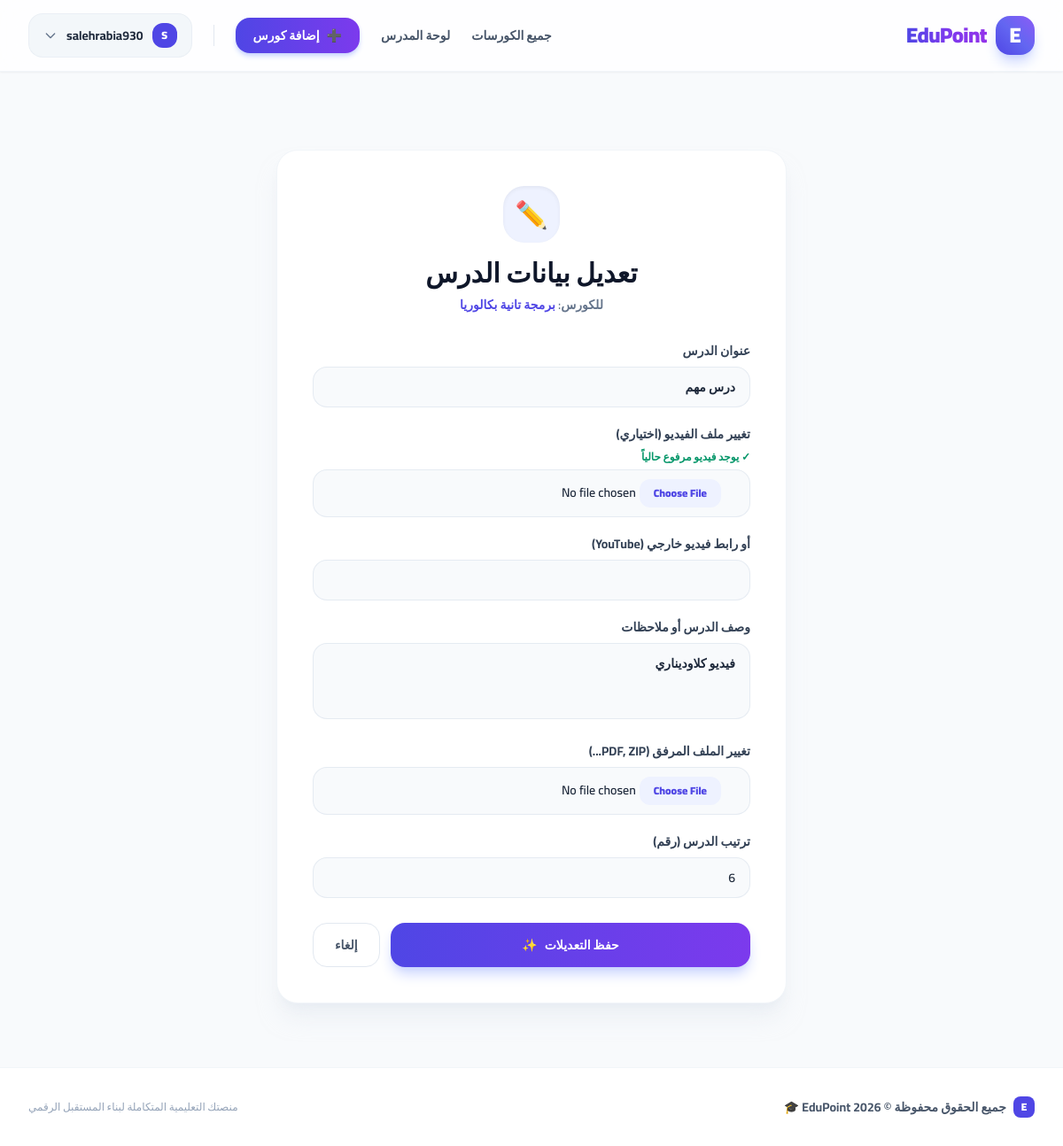
Page /lesson/5/edit/ (signed in) on the committed database.
### courses/models.py (models this page shows, shortened)
class Course(models.Model):
  title = models.CharField(max_length=200)
  description = models.TextField()
  instructor = models.ForeignKey(
      User, on_delete=models.CASCADE, related_name='courses'
  )
  price = models.DecimalField(max_digits=8, decimal_places=2, default=0.00)
  is_free = models.BooleanField(default=True)
  created_at = models.DateTimeField(auto_now_add=True)

class Lesson(models.Model):
  course = models.ForeignKey(
      Course, on_delete=models.CASCADE, related_name='lessons'
  )
  title = models.CharField(max_length=200)
  description = models.TextField(
      blank=True, null=True, help_text='وصف بسيط أو ملاحظات حول الدرس'
  )
  video_file = CloudinaryField(
      'video',
      resource_type='video',
      blank=True,
      null=True,
      help_text='رفع ملف الفيديو إلى السحاب (Cloudinary)',
  )
  video_url = models.URLField(
      blank=True,
      null=True,
      help_text='رابط يوتيوب اختياري في حال عدم رفع ملف',
  )
  attachment = models.FileField(
      upload_to='lesson_attachments/', blank=True, null=True
  )
  order = models.PositiveIntegerField(default=1)
  class Meta:
    ordering = ['order']

### courses/views.py (the view, shortened to what this page needs)
# urls.py: path('lesson/<int:lesson_pk>/edit/', views.edit_lesson, name='edit_lesson'), # <-- مسار تعديل الدرس الجديد
@login_required
def edit_lesson(request, lesson_pk):
  lesson = get_object_or_404(Lesson, pk=lesson_pk)
  course = lesson.course
  if course.instructor != request.user:
    messages.error(request, 'غير مسموح لك بتعديل هذا الدرس.')
    return redirect('course_detail', pk=course.pk)
  return render(request, 'courses/edit_lesson.html', {'lesson': lesson, 'course': course})

### templates/courses/edit_lesson.html (shortened to what this page needs)
{% extends 'base.html' %}
{% block content %}
<div class="max-w-xl mx-auto bg-white p-6 sm:p-10 rounded-3xl shadow-xl shadow-slate-200/50 border border-slate-100 my-4 sm:my-8 transition-all">
    <div class="text-center mb-8">
        <div class="w-16 h-16 rounded-3xl bg-indigo-50 text-indigo-600 flex items-center justify-center mx-auto text-3xl mb-4 shadow-inner">
            ✏️
        </div>
        <h1 class="text-2xl sm:text-3xl font-black text-slate-900 mb-2">تعديل بيانات الدرس</h1>
        <p class="text-slate-500 text-xs sm:text-sm font-semibold">للكورس: <span class="font-bold text-indigo-600">{{ course.title }}</span></p>
    </div>
    <form method="POST" enctype="multipart/form-data" class="space-y-5">
        <div>
            <label class="block text-xs sm:text-sm font-bold text-slate-700 mb-2">عنوان الدرس</label>
            <input type="text" name="title" value="{{ lesson.title }}" required class="w-full bg-slate-50 border border-slate-200/80 rounded-2xl px-4 py-3 text-slate-800 text-sm font-semibold focus:ring-4 focus:ring-indigo-100 focus:border-indigo-500 focus:bg-white outline-none transition duration-200">
        </div>
        <div>
            <label class="block text-xs sm:text-sm font-bold text-slate-700 mb-2">تغيير ملف الفيديو (اختياري)</label>
            {% if lesson.video_file %}
                <p class="text-xs text-emerald-600 font-bold mb-1.5">✓ يوجد فيديو مرفوع حالياً</p>
            {% endif %}
            <input type="file" name="video_file" accept="video/*" class="w-full bg-slate-50 border border-slate-200/80 rounded-2xl px-4 py-2.5 text-slate-800 text-xs sm:text-sm font-semibold file:mr-4 file:py-2 file:px-4 file:rounded-xl file:border-0 file:text-xs file:font-black file:bg-indigo-50 file:text-indigo-600 hover:file:bg-indigo-100 transition">
        </div>
        <div>
            <label class="block text-xs sm:text-sm font-bold text-slate-700 mb-2">أو رابط فيديو خارجي (YouTube)</label>
            <input type="url" name="video_url" value="{{ lesson.video_url|default:'' }}" class="w-full bg-slate-50 border border-slate-200/80 rounded-2xl px-4 py-3 text-slate-800 text-sm font-semibold focus:ring-4 focus:ring-indigo-100 focus:border-indigo-500 focus:bg-white outline-none transition duration-200">
        </div>
        <div>
            <label class="block text-xs sm:text-sm font-bold text-slate-700 mb-2">وصف الدرس أو ملاحظات</label>
            <textarea name="description" rows="3" class="w-full bg-slate-50 border border-slate-200/80 rounded-2xl px-4 py-3 text-slate-800 text-sm font-semibold focus:ring-4 focus:ring-indigo-100 focus:border-indigo-500 focus:bg-white outline-none transition duration-200 resize-none">{{ lesson.description|default:'' }}</textarea>
        </div>
        <div>
            <label class="block text-xs sm:text-sm font-bold text-slate-700 mb-2">تغيير الملف المرفق (PDF, ZIP...)</label>
            <input type="file" name="attachment" class="w-full bg-slate-50 border border-slate-200/80 rounded-2xl px-4 py-2.5 text-slate-800 text-xs sm:text-sm font-semibold file:mr-4 file:py-2 file:px-4 file:rounded-xl file:border-0 file:text-xs file:font-black file:bg-indigo-50 file:text-indigo-600 hover:file:bg-indigo-100 transition">
        </div>
        <div>
            <label class="block text-xs sm:text-sm font-bold text-slate-700 mb-2">ترتيب الدرس (رقم)</label>
            <input type="number" name="order" value="{{ lesson.order }}" class="w-full bg-slate-50 border border-slate-200/80 rounded-2xl px-4 py-3 text-slate-800 text-sm font-semibold focus:ring-4 focus:ring-indigo-100 focus:border-indigo-500 focus:bg-white outline-none transition duration-200">
        </div>
        <div class="flex gap-3 pt-2">
            <button type="submit" class="flex-1 bg-gradient-to-r from-indigo-600 to-violet-600 hover:from-indigo-700 hover:to-violet-700 text-white font-bold py-3.5 rounded-2xl transition duration-300 shadow-lg shadow-indigo-200 text-sm flex items-center justify-center gap-2">
                <span>حفظ التعديلات</span>
                <span>✨</span>
            </button>
            <a href="{% url 'lesson_detail' course.id lesson.id %}" class="px-6 py-3.5 rounded-2xl border border-slate-200 text-slate-600 font-bold text-sm hover:bg-slate-50 transition flex items-center justify-center">
                إلغاء
            </a>
        </div>
    </form>
</div>
{% endblock %}

### templates/base.html (shortened to what this page needs)
<!DOCTYPE html>
<html lang="ar" dir="rtl">
<head>
    <script src="https://cdn.tailwindcss.com"></script>
</head>
<body class="bg-slate-50 text-slate-800 flex flex-col min-h-screen selection:bg-indigo-500 selection:text-white antialiased">
    <nav class="bg-white/80 backdrop-blur-lg shadow-sm border-b border-slate-100 sticky top-0 z-50 transition-all duration-300" x-data="{ mobileMenuOpen: false }">
        <div class="max-w-7xl mx-auto px-4 sm:px-6 lg:px-8">
            <div class="flex justify-between h-20 items-center">
                <div class="flex items-center space-x-reverse space-x-3">
                    <a href="{% url 'course_list' %}" class="flex items-center space-x-reverse space-x-2.5 group">
                        <div class="w-11 h-11 rounded-2xl bg-gradient-to-tr from-indigo-600 via-indigo-500 to-violet-500 flex items-center justify-center text-white text-2xl font-black shadow-lg shadow-indigo-200 group-hover:scale-105 group-hover:rotate-3 transition duration-300">
                            E
                        </div>
                        <span class="text-2xl font-black bg-gradient-to-r from-indigo-600 via-violet-600 to-purple-600 bg-clip-text text-transparent tracking-tight">EduPoint</span>
                    </a>
                </div>
                <div class="hidden md:flex items-center space-x-reverse space-x-6">
                    <a href="{% url 'course_list' %}" class="text-slate-600 hover:text-indigo-600 font-bold text-sm transition-colors duration-200">جميع الكورسات</a>
                    {% if user.is_authenticated %}
                        {% if user.userprofile.user_type == 'instructor' %}
                            <a href="{% url 'instructor_dashboard' %}" class="text-slate-600 hover:text-indigo-600 font-bold text-sm transition-colors duration-200">لوحة المدرس</a>
                            <a href="{% url 'create_course' %}" class="bg-gradient-to-r from-indigo-600 to-violet-600 text-white px-5 py-2.5 rounded-2xl hover:from-indigo-700 hover:to-violet-700 transition duration-300 shadow-md shadow-indigo-200 hover:shadow-lg hover:shadow-indigo-300 text-sm font-bold flex items-center gap-2 group">
                                <span class="group-hover:rotate-90 transition duration-300">➕</span>
                                <span>إضافة كورس</span>
                            </a>
                        {% else %}
                            <a href="{% url 'student_dashboard' %}" class="text-slate-600 hover:text-indigo-600 font-bold text-sm transition-colors duration-200">كورساتي</a>
                        {% endif %}
                        <div class="relative" x-data="{ open: false }">
                            <button @click="open = !open" @click.away="open = false" class="flex items-center gap-2.5 bg-slate-100/80 hover:bg-slate-200/80 text-slate-800 font-bold text-sm px-4 py-2.5 rounded-2xl transition duration-200 outline-none border border-slate-200/50">
                                <div class="w-7 h-7 rounded-xl bg-indigo-600 text-white flex items-center justify-center text-xs font-black">
                                    {{ user.username|slice:":1"|upper }}
                                </div>
                                <span class="truncate max-w-[120px]">{{ user.username }}</span>
                                <svg class="w-4 h-4 text-slate-500 transition-transform duration-200" :class="{ 'rotate-180': open }" fill="none" stroke="currentColor" viewBox="0 0 24 24"><path stroke-linecap="round" stroke-linejoin="round" stroke-width="2" d="M19 9l-7 7-7-7"></path></svg>
                            </button>
                        </div>
                    {% endif %}
                </div>
            </div>
        </div>
    </nav>
    <main class="flex-grow max-w-7xl w-full mx-auto px-4 sm:px-6 lg:px-8 py-6 sm:py-10">
        {% block content %}{% endblock %}
    </main>
    <footer class="bg-white border-t border-slate-100 py-8 text-slate-400 text-sm mt-auto">
        <div class="max-w-7xl mx-auto px-4 sm:px-6 lg:px-8 flex flex-col sm:flex-row items-center justify-between gap-4 text-center sm:text-right">
            <div class="flex items-center gap-2">
                <div class="w-6 h-6 rounded-lg bg-indigo-600 text-white flex items-center justify-center text-xs font-black">E</div>
                <p class="font-bold text-slate-600">جميع الحقوق محفوظة &copy; 2026 EduPoint 🎓</p>
            </div>
            <p class="text-xs text-slate-400">منصتك التعليمية المتكاملة لبناء المستقبل الرقمي</p>
        </div>
    </footer>
</body>
</html>

### templates/base.html (style rules this page uses)
body { font-family: 'Cairo', sans-serif; }

### rows in the picture
Course: title "برمجة تانية بكالوريا"
Lesson: title "درس مهم", description "فيديو كلاوديناري", order "6"

### other values in the picture
{{ user.username|slice:":1"|upper }} "S"
{{ user.username }} "salehrabia930"
